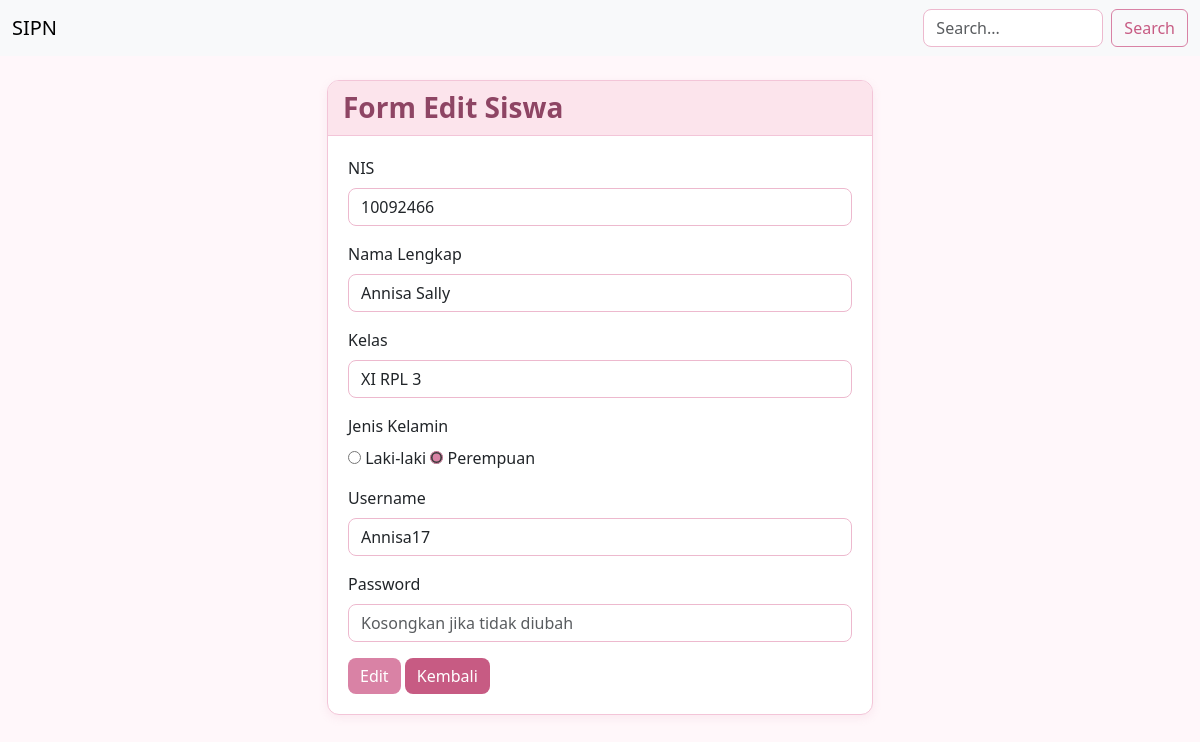
Before: /form_edit_siswa.php?id=708120 with the older database file.
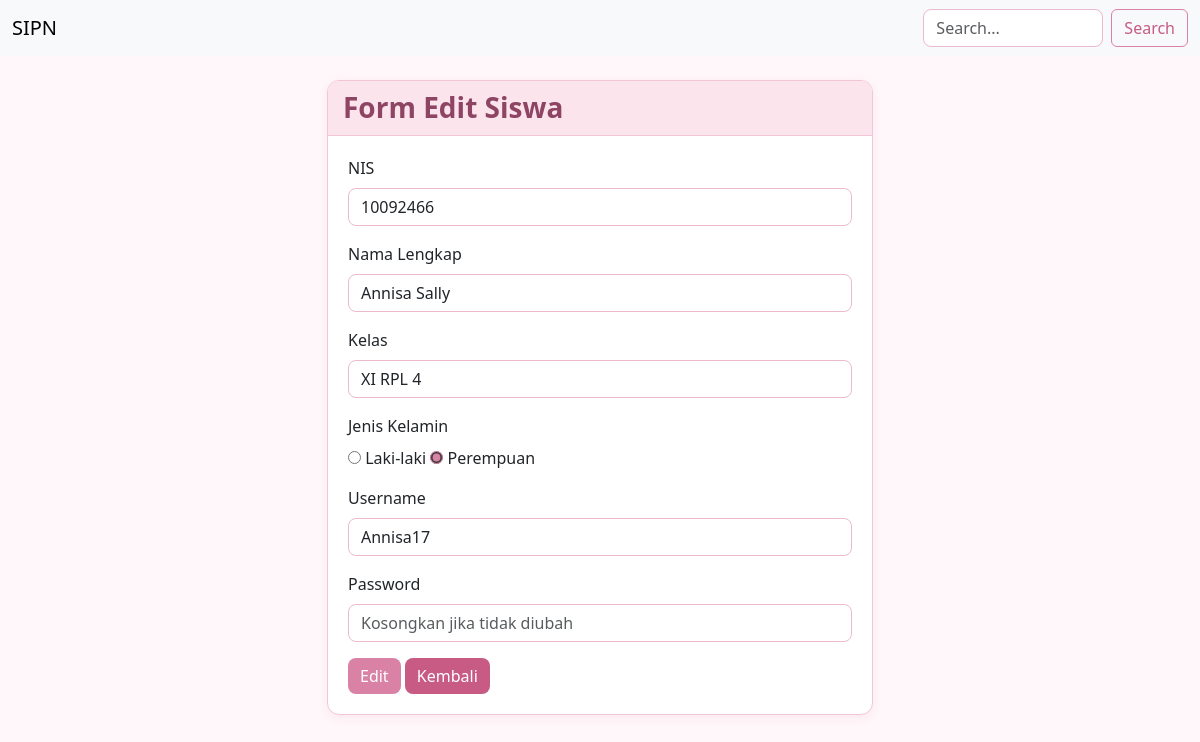
After: the same page with the newer database file.
### tables this page shows
CREATE TABLE `siswa` (
  `id` int(11) NOT NULL,
  `nis` varchar(10) NOT NULL,
  `nama` varchar(100) NOT NULL,
  `kelas` varchar(10) NOT NULL,
  `jenis_kelamin` enum('L','P') NOT NULL,
  `user_id` int(11) NOT NULL
);

CREATE TABLE `users` (
  `id` int(11) NOT NULL,
  `username` varchar(50) NOT NULL,
  `password` varchar(255) NOT NULL,
  `role` enum('admin','guru','siswa') NOT NULL,
  `created_at` timestamp NOT NULL DEFAULT current_timestamp() ON UPDATE current_timestamp()
);

### form_edit_siswa.php (the view, shortened to what this page needs)
<?php
require_once 'koneksi.php';
require_once 'navbar.php';
$id = $_GET['id'];
$sql = "SELECT users.id AS id_user, users.username,
        siswa.id AS id_siswa, siswa.nis, siswa.nama,
        siswa.kelas, siswa.jenis_kelamin, siswa.user_id
        FROM users
        JOIN siswa ON users.id = siswa.user_id
        WHERE siswa.user_id = $id";
$hasil = mysqli_query($koneksi, $sql);
$siswa = mysqli_fetch_assoc($hasil);
?>
<div class="container mt-4 mb-4">
    <div class="row justify-content-center">
        <div class="col-md-6">
            <div class="card pink-card">
                <div class="card-header">
                    <h3>Form Edit Siswa</h3>
                </div>
                <div class="card-body">
                    <form action="aksi_edit_siswa.php" method="POST">
                        <div class="mb-3">
                            <label class="form-label">NIS</label>
                            <input type="text" class="form-control"
                                name="nis"
                                value="<?= $siswa['nis'] ?>" required>
                        </div>
                        <div class="mb-3">
                            <label class="form-label">Nama Lengkap</label>
                            <input type="text" class="form-control"
                                name="nama_lengkap"
                                value="<?= $siswa['nama'] ?>" required>
                        </div>
                        <div class="mb-3">
                            <label class="form-label">Kelas</label>
                            <input type="text" class="form-control"
                                name="kelas"
                                value="<?= $siswa['kelas'] ?>" required>
                        </div>
                        <div class="mb-3">
                            <label class="form-label">Jenis Kelamin</label><br>
                            <input type="radio" name="jenis_kelamin" value="L"
                                <?= $siswa['jenis_kelamin'] == 'L' ? 'checked' : '' ?>>
                            Laki-laki
                            <input type="radio" name="jenis_kelamin" value="P"
                                <?= $siswa['jenis_kelamin'] == 'P' ? 'checked' : '' ?>>
                            Perempuan
                        </div>
                        <div class="mb-3">
                            <label class="form-label">Username</label>
                            <input type="text" class="form-control"
                                name="username"
                                value="<?= $siswa['username'] ?>" required>
                        </div>
                        <div class="mb-3">
                            <label class="form-label">Password</label>
                            <input type="password" class="form-control"
                                name="password"
                                placeholder="Kosongkan jika tidak diubah">
                        </div>
                        <button type="submit" class="btn btn-simpan-pink">Edit</button>
                        <a href="daftar_siswa.php" class="btn btn-kembali-pink">Kembali</a>
                    </form>
                </div>
            </div>
        </div>
    </div>
</div>
<?php require_once 'footer.php'; ?>

Changed rows visible on the page:
changed siswa "Annisa Sally": kelas "XI RPL 3" → "XI RPL 4"
